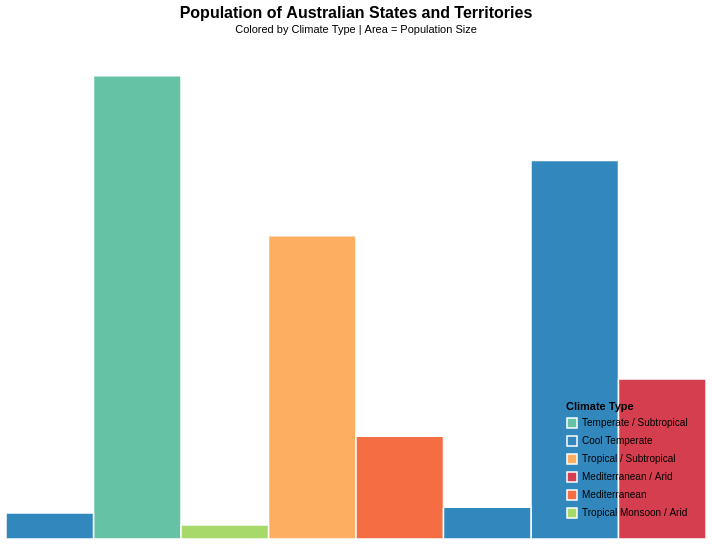

Express this chart as Vega-Lite.
### Vega-Lite specification from a JSON file in a GitHub repository (floating-point values rounded to 4 significant figures)
{"$schema": "https://vega.github.io/schema/vega-lite/v5.json", "title": {"text": "Population of Australian States and Territories", "subtitle": "Colored by Climate Type | Area = Population Size", "fontSize": 16, "subtitleFontSize": 11}, "width": 700, "height": 500, "data": {"values": [{"state": "New South Wales", "population": 8339300, "climate": "Temperate / Subtropical"}, {"state": "Victoria", "population": 6812500, "climate": "Cool Temperate"}, {"state": "Queensland", "population": 5459400, "climate": "Tropical / Subtropical"}, {"state": "Western Australia", "population": 2878600, "climate": "Mediterranean / Arid"}, {"state": "South Australia", "population": 1851700, "climate": "Mediterranean"}, {"state": "Tasmania", "population": 572800, "climate": "Cool Temperate"}, {"state": "Australian Capital Territory", "population": 466000, "climate": "Cool Temperate"}, {"state": "Northern Territory", "population": 252500, "climate": "Tropical Monsoon / Arid"}]}, "mark": {"type": "rect", "stroke": "white", "strokeWidth": 1.5}, "encoding": {"x": {"field": "state", "type": "nominal", "title": null, "axis": null}, "y": {"field": "population", "type": "quantitative", "title": null, "axis": null}, "color": {"field": "climate", "type": "nominal", "title": "Climate Type", "scale": {"domain": ["Temperate / Subtropical", "Cool Temperate", "Tropical / Subtropical", "Mediterranean / Arid", "Mediterranean", "Tropical Monsoon / Arid"], "range": ["#66c2a5", "#3288bd", "#fdae61", "#d53e4f", "#f46d43", "#a6d96a"]}, "legend": {"orient": "bottom-right", "titleFontSize": 11, "labelFontSize": 10}}, "size": {"field": "population", "type": "quantitative", "title": "Population", "legend": null}, "tooltip": [{"field": "state", "type": "nominal", "title": "State/Territory"}, {"field": "population", "type": "quantitative", "title": "Population", "format": ",.0f"}, {"field": "climate", "type": "nominal", "title": "Climate"}]}, "config": {"view": {"stroke": "transparent"}, "axis": {"domain": false, "ticks": false}, "legend": {"titleFontSize": 12, "labelFontSize": 11}}}
